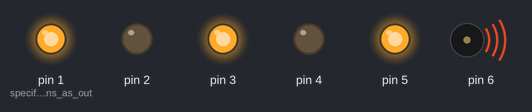
Bench run of a sketch on a simulated Arduino Uno, built with avr-gcc and run on an emulated ATmega328P. Shown: output pins drawn as LEDs (lit = HIGH), buzzer (waves = sounding).

Above: at 0.1 s.
At 4.6 s:
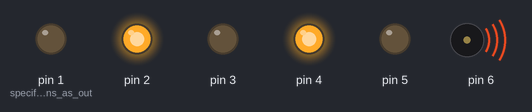
At 7.6 s:
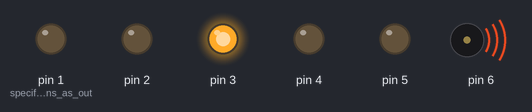
At 11.5 s:
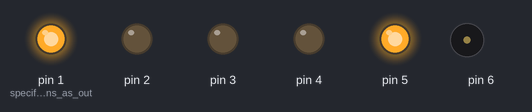
At 21.3 s:
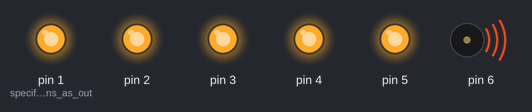
At 33.3 s:
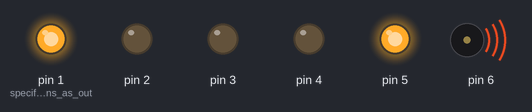
Timing chart, 0 to 40.0 s (numbered marks = the images above):
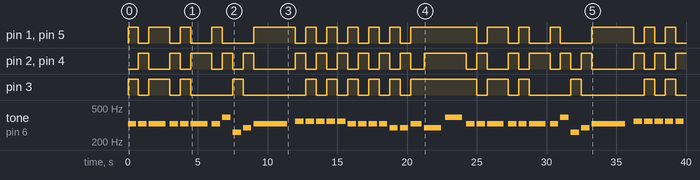

The sketch:

sketch_feb20a.ino
```cpp
void setup() {
  pinMode(1, OUTPUT);     // specify these pins as outputs for leds
  pinMode(2, OUTPUT);
  pinMode(3, OUTPUT);
  pinMode(4, OUTPUT);
  pinMode(5, OUTPUT);
  digitalWrite(1, LOW);
  digitalWrite(2, LOW);
  digitalWrite(3, LOW);
  digitalWrite(4, LOW);
  digitalWrite(5, LOW);
  }
void loop() {
  // Measure 1
  digitalWrite(1, HIGH);
  digitalWrite(2, LOW);
  digitalWrite(3, HIGH);
  digitalWrite(4, LOW);
  digitalWrite(5, HIGH);
  tone(6, 329.63, 600); //e4
  delay(750);

  digitalWrite(1, LOW);
  digitalWrite(2, HIGH);
  digitalWrite(3, LOW);
  digitalWrite(4, HIGH);
  digitalWrite(5, LOW);
  tone(6, 329.63, 600); //e4
  delay(750);

  digitalWrite(1, HIGH);
  digitalWrite(2, LOW);
  digitalWrite(3, HIGH);
  digitalWrite(4, LOW);
  digitalWrite(5, HIGH);
  tone(6, 329.63, 1200);  //e4
  delay(1500);

  // Measure 2
  digitalWrite(1, LOW);
  digitalWrite(2, HIGH);
  digitalWrite(3, LOW);
  digitalWrite(4, HIGH);
  digitalWrite(5, LOW);
  tone(6, 329.63, 600);  //e4
  delay(750);

  digitalWrite(1, HIGH);
  digitalWrite(2, LOW);
  digitalWrite(3, HIGH);
  digitalWrite(4, LOW);
  digitalWrite(5, HIGH);
  tone(6, 329.63, 600);  //e4
  delay(750);

  digitalWrite(1, LOW);
  digitalWrite(2, HIGH);
  digitalWrite(3, LOW);
  digitalWrite(4, HIGH);
  digitalWrite(5, LOW);
  tone(6, 329.63, 1200); //e4
  delay(1500);

  // Measure 3
  digitalWrite(1, HIGH);
  digitalWrite(2, LOW);
  digitalWrite(3, LOW);
  digitalWrite(4, LOW);
  digitalWrite(5, HIGH);
  tone(6, 329.63, 600); //e4
  delay(750);

  digitalWrite(1, LOW);
  digitalWrite(2, HIGH);
  digitalWrite(3, LOW);
  digitalWrite(4, HIGH);
  digitalWrite(5, LOW);
  tone(6, 392.00, 600); //g4
  delay(750);

  digitalWrite(1, LOW);
  digitalWrite(2, LOW);
  digitalWrite(3, HIGH);
  digitalWrite(4, LOW);
  digitalWrite(5, LOW);
  tone(6, 261.63, 600); //c4
  delay(750);

  digitalWrite(1, LOW);
  digitalWrite(2, HIGH);
  digitalWrite(3, LOW);
  digitalWrite(4, HIGH);
  digitalWrite(5, LOW);
  tone(6, 293.66, 600); //d4
  delay(750);

  // Measure 4
  digitalWrite(1, HIGH);
  digitalWrite(2, LOW);
  digitalWrite(3, LOW);
  digitalWrite(4, LOW);
  digitalWrite(5, HIGH);
  tone(6, 329.63, 2400); //e4
  delay(3000);

  // Measure 5
  digitalWrite(1, LOW);
  digitalWrite(2, HIGH);
  digitalWrite(3, LOW);
  digitalWrite(4, HIGH);
  digitalWrite(5, LOW);
  tone(6, 349.23, 600); //f4
  delay(750);

  digitalWrite(1, HIGH);
  digitalWrite(2, LOW);
  digitalWrite(3, HIGH);
  digitalWrite(4, LOW);
  digitalWrite(5, HIGH);
  tone(6, 349.23, 600); //f4
  delay(750);

  digitalWrite(1, LOW);
  digitalWrite(2, HIGH);
  digitalWrite(3, LOW);
  digitalWrite(4, HIGH);
  digitalWrite(5, LOW);
  tone(6, 349.23, 600); //f4
  delay(750);

  digitalWrite(1, HIGH);
  digitalWrite(2, LOW);
  digitalWrite(3, HIGH);
  digitalWrite(4, LOW);
  digitalWrite(5, HIGH);
  tone(6, 349.23, 600); //f4
  delay(750);

  // Measure 6
  digitalWrite(1, LOW);
  digitalWrite(2, HIGH);
  digitalWrite(3, LOW);
  digitalWrite(4, HIGH);
  digitalWrite(5, LOW);
  tone(6, 349.23, 600); //f4
  delay(750);

  digitalWrite(1, HIGH);
  digitalWrite(2, LOW);
  digitalWrite(3, HIGH);
  digitalWrite(4, LOW);
  digitalWrite(5, HIGH);
  tone(6, 329.63, 600); //e4
  delay(750);

  digitalWrite(1, LOW);
  digitalWrite(2, HIGH);
  digitalWrite(3, LOW);
  digitalWrite(4, HIGH);
  digitalWrite(5, LOW);
  tone(6, 329.63, 600); //e4
  delay(750);

  digitalWrite(1, HIGH);
  digitalWrite(2, LOW);
  digitalWrite(3, HIGH);
  digitalWrite(4, LOW);
  digitalWrite(5, HIGH);
  tone(6, 329.63, 600); //e4
  delay(750);

  // Measure 7
  digitalWrite(1, LOW);
  digitalWrite(2, HIGH);
  digitalWrite(3, LOW);
  digitalWrite(4, HIGH);
  digitalWrite(5, LOW);
  tone(6, 329.63, 600); //e4
  delay(750);

  digitalWrite(1, HIGH);
  digitalWrite(2, LOW);
  digitalWrite(3, HIGH);
  digitalWrite(4, LOW);
  digitalWrite(5, HIGH);
  tone(6, 293.66, 600); //d4
  delay(750);

  digitalWrite(1, LOW);
  digitalWrite(2, HIGH);
  digitalWrite(3, LOW);
  digitalWrite(4, HIGH);
  digitalWrite(5, LOW);
  tone(6, 293.66, 600); //d4
  delay(750);

  digitalWrite(1, HIGH);
  digitalWrite(2, LOW);
  digitalWrite(3, HIGH);
  digitalWrite(4, LOW);
  digitalWrite(5, HIGH);
  tone(6, 329.63, 800); //e4
  delay(1000);

  // Measure 8
  digitalWrite(1, HIGH);
  digitalWrite(2, HIGH);
  digitalWrite(3, HIGH);
  digitalWrite(4, HIGH);
  digitalWrite(5, HIGH);
  tone(6, 293.66, 1200); //d4
  delay(1500);

  digitalWrite(1, HIGH);
  digitalWrite(2, HIGH);
  digitalWrite(3, HIGH);
  digitalWrite(4, HIGH);
  digitalWrite(5, HIGH);
  tone(6, 392.00, 1200); //g4
  delay(1500);

  }
```

Measured:
- by itself, pin 2, pin 4: LOW → HIGH at 0.75 s, → LOW 0.75 s later, → HIGH 1.5 s later, → LOW 0.75 s later, … (39 changes in this stretch)
- by itself, pin 3: LOW → HIGH at 0.00 s, → LOW 0.75 s later, → HIGH 0.75 s later, → LOW 1.5 s later, … (30 changes in this stretch)
- by itself, pin 1 (specify_these_pins_as_out), pin 5: LOW → HIGH at 0.00 s, → LOW 0.75 s later, → HIGH 0.75 s later, → LOW 1.5 s later, … (34 changes in this stretch)
- by itself, tone on pin 6: plays 329 Hz for 0.60 s, 329 Hz for 0.60 s, 329 Hz for 1.2 s, 329 Hz for 0.60 s, 329 Hz for 0.60 s, 329 Hz for 1.2 s … (41 notes in this stretch)
